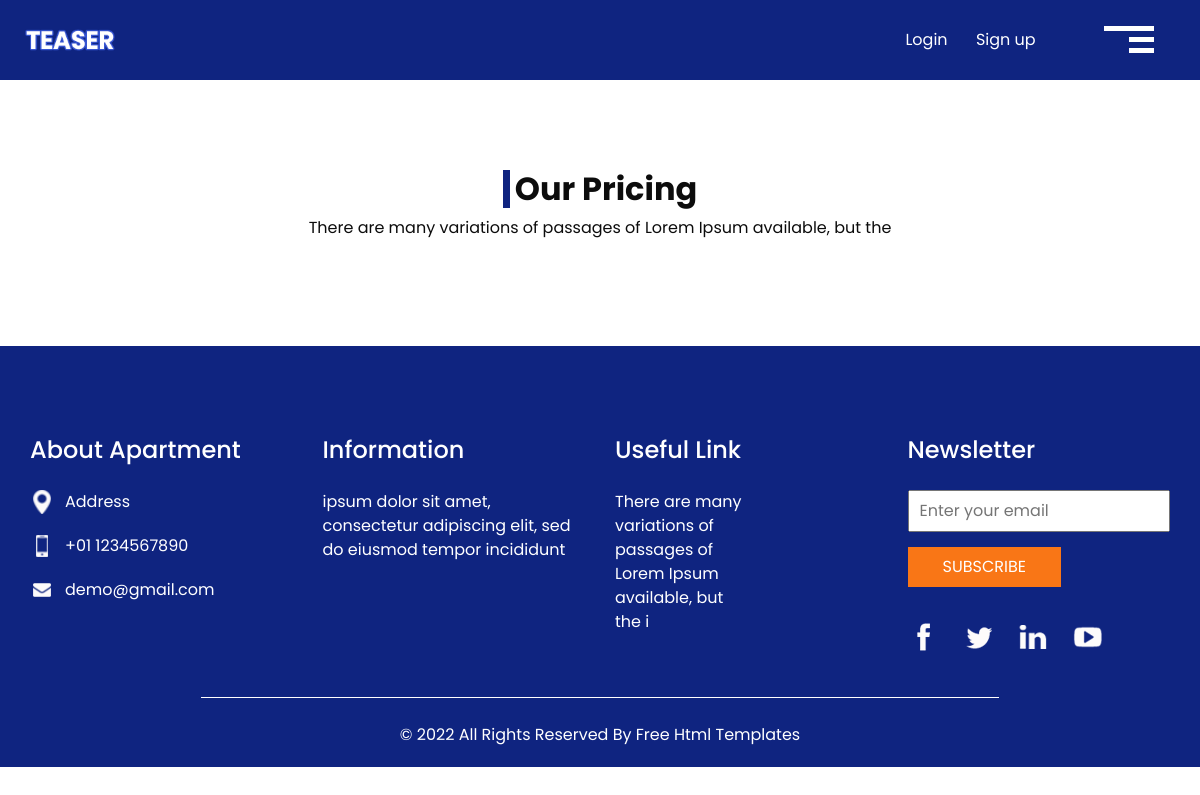
/price/, run on an earlier commit of the app's database.
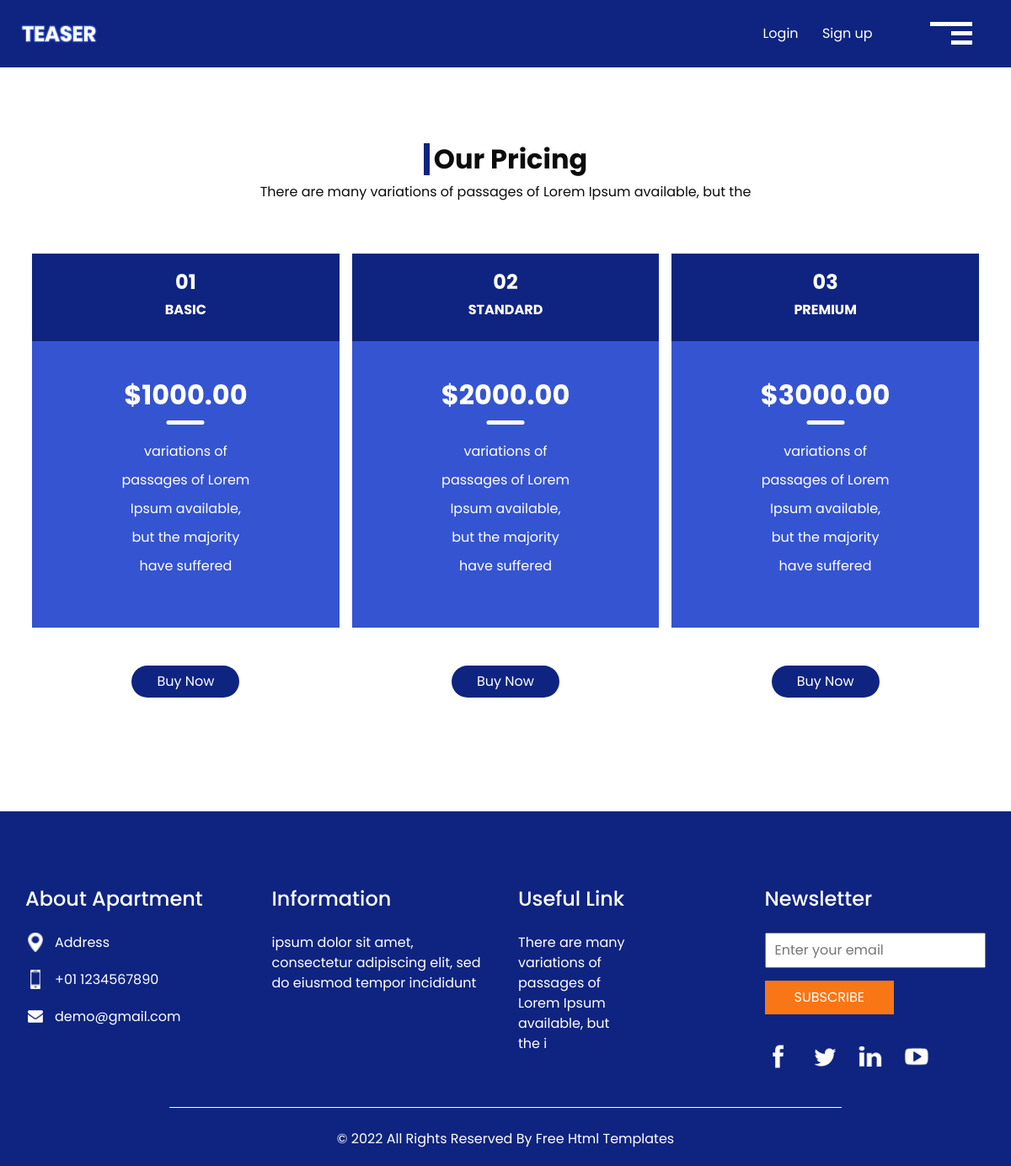
And on a later commit of the database.
### appSale/models.py (models this page shows, shortened)
class Price(models.Model):
   Price_ID = models.IntegerField(primary_key = True)
   Price_Number = models.CharField(max_length=20)
   Price_Special = models.CharField(max_length=20)
   Price_Money= models.CharField(max_length=50)
   Price_Line1= models.CharField(max_length=50)
   Price_Line2= models.CharField(max_length=50)
   Price_Line3= models.CharField(max_length=50)
   Price_Line4= models.CharField(max_length=50)
   Price_Line5= models.CharField(max_length=50)
   Price_Line6= models.CharField(max_length=50)
   Price_URL = models.URLField(max_length = 200)

### appSale/views.py (the view)
# urls.py: path('price/',appSaleViews.price, name='price'),
def price(request):
  price=Price.objects.all()
  return render(request, 'price.html',{'price':price})

### appSale/templates/price.html (shortened to what the changed rows need)
{% extends "index.html" %}
{%load static%}
{% block content %}
<body class="sub_page">
  <section class="price_section layout_padding">
    <div class="container">
      <div class="heading_container">
        <h2>
          Our Pricing
        </h2>
      </div>
            <div class="price_container">
        {% for pr in price %}
        <div class="box">
          <div class="detail-box">
            <div class="heading-box">
              <h4>
                {{ pr.Price_Number }}
              </h4>
              <h6>
                {{ pr.Price_Special }}
              </h6>
            </div>
            <div class="text-box">
              <h2>
                {{ pr.Price_Money }}
              </h2>
              <ul>
                <li>
                  {{ pr.Price_Line1 }}
                </li>
                <li>
                  {{ pr.Price_Line2 }}
                </li>
                <li>
                  {{ pr.Price_Line3 }}
                </li>
                <li>
                  {{ pr.Price_Line4 }}
                </li>
                <li>
                  {{ pr.Price_Line5 }}
                </li>
              </ul>
            </div>
          </div>
          <div class="btn-box">
            <a href="{{ pr.Price_URL }}">
              {{ pr.Price_Line6 }}
            </a>
          </div>
        </div>
        {% endfor %}
      </div>
    </div>
  </section>
</body>
</body>
{%endblock%}

What changed in the data, as far as the page shows it:
added Price: Price_Number "01", Price_Special "BASIC", Price_Money "$1000.00", Price_Line1 "variations of", Price_Line2 "passages of Lorem", Price_Line3 "Ipsum available,", Price_Line4 "but the majority", Price_Line5 "have suffered", Price_Line6 "Buy Now"
added Price: Price_Number "02", Price_Special "STANDARD", Price_Money "$2000.00", Price_Line1 "variations of", Price_Line2 "passages of Lorem", Price_Line3 "Ipsum available,", Price_Line4 "but the majority", Price_Line5 "have suffered", Price_Line6 "Buy Now"
added Price: Price_Number "03", Price_Special "PREMIUM", Price_Money "$3000.00", Price_Line1 "variations of", Price_Line2 "passages of Lorem", Price_Line3 "Ipsum available,", Price_Line4 "but the majority", Price_Line5 "have suffered", Price_Line6 "Buy Now"
